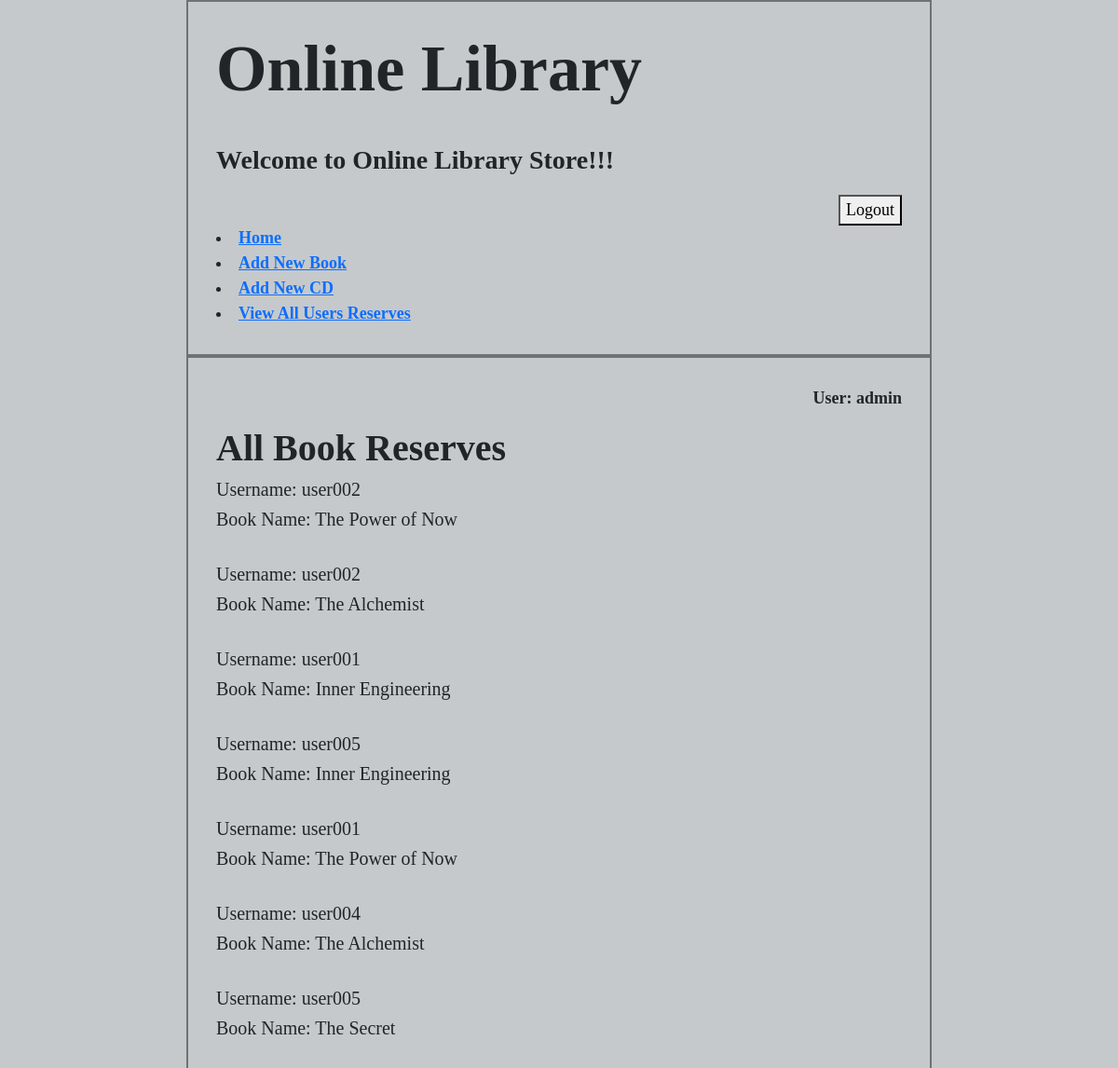
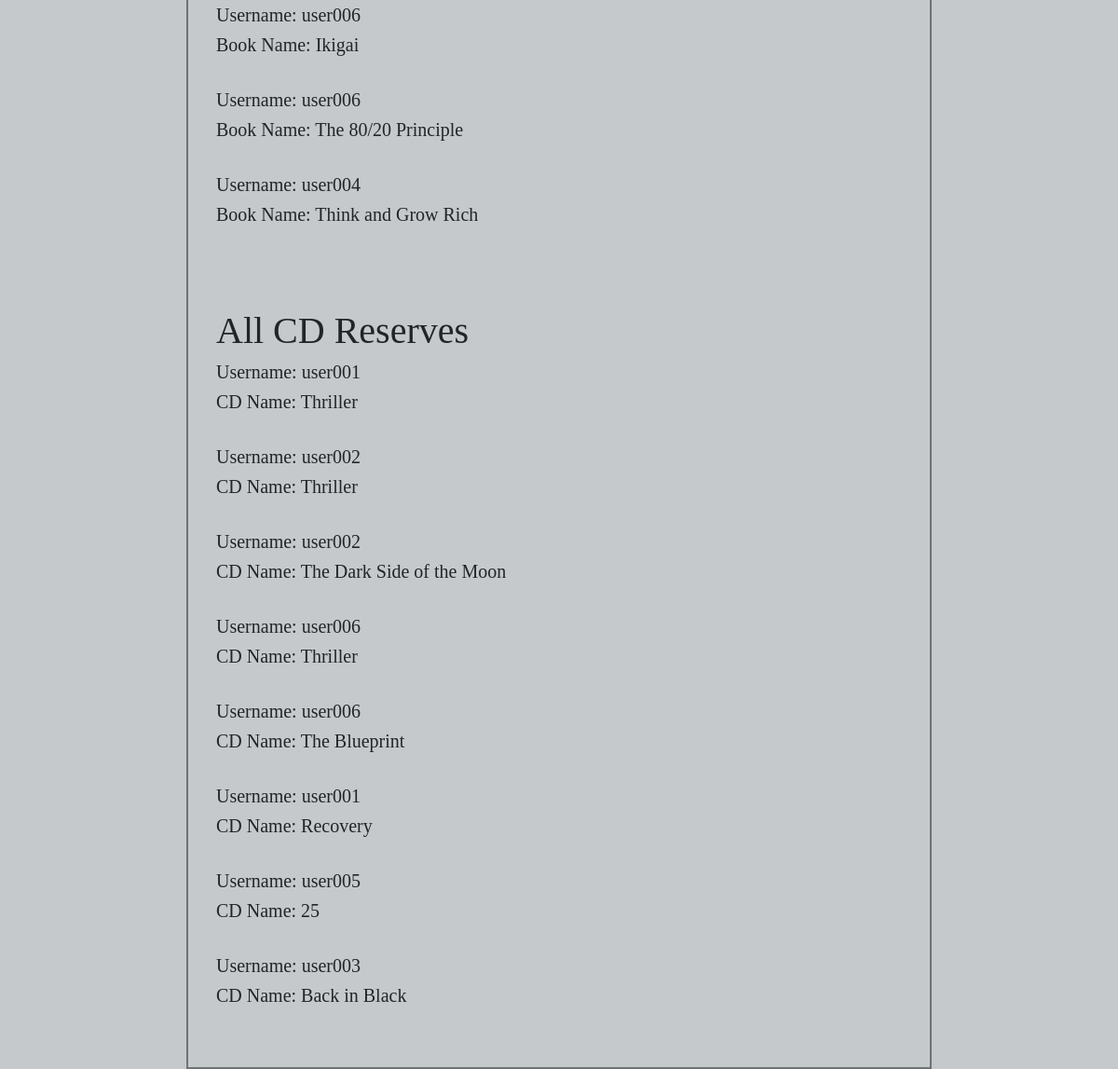
The app's page /reserve/allreserves/ (signed in) with its own data (2 pictures, top to bottom).
### reserve/models.py (models this page shows, shortened)
class BookReserve(models.Model):
    user_id = models.ForeignKey(User, default=None, on_delete=models.CASCADE)
    book_id = models.ForeignKey(Book, default=None, on_delete=models.CASCADE)
    reserve_date = models.DateTimeField(auto_now_add=True)
    due_date = models.DateTimeField(auto_now_add=False)
    days_for_expiry = models.IntegerField(default=14)

class CDReserve(models.Model):
    user_id = models.ForeignKey(User, default=None, on_delete=models.CASCADE)
    cd_id = models.ForeignKey(CD, default=None, on_delete=models.CASCADE)
    reserve_date = models.DateTimeField(auto_now_add=True)
    due_date = models.DateTimeField(auto_now_add=False)

### books_cds/models.py (models this page shows)
class Book(models.Model):
    book_id = models.IntegerField(primary_key=True)
    book_name = models.CharField(max_length=100)
    book_author = models.CharField(max_length=100)
    book_language = models.CharField(max_length=30)
    book_quantity = models.IntegerField(blank=True, null=True)
    def __str__(self):
        return self.book_name

class CD(models.Model):
    cd_id = models.IntegerField(primary_key=True)
    cd_name = models.CharField(max_length=100)
    cd_artist = models.CharField(max_length=100)
    cd_language = models.CharField(max_length=30)
    cd_quantity = models.IntegerField(blank=True, null=True)
    def __str__(self):
        return self.cd_name

### reserve/views.py (the view)
# urls.py: path('allreserves/', views.allreserves, name="allreserves"),
@login_required(login_url="/accounts/login/")
def allreserves(request):
    if request.user.is_superuser:
        bookreserves = BookReserve.objects.all()
        cdreserves = CDReserve.objects.all()
        logged_in_user = get_object_or_404(User, username=str(request.user))
        return render(request, 'reserve/allreserves.html', {'bookreserves':bookreserves, 'cdreserves':cdreserves, 'logged_in_user':logged_in_user})
    else:
        messages.info(request,"You are not allowed to view this page!!!")
        return redirect('reserve:myreserves')

### reserve/templates/reserve/allreserves.html
{% extends 'base.html' %}
{% block content %}
    <div class="logged-in-username">
        <p>User: {{ logged_in_user }}</p>
    </div>
    <h1><b>All Book Reserves</b></h1>
    {% for i in bookreserves %}
        <h5>Username: {{ i.user_id }}</h5>
        <h5>Book Name: {{ i.book_id }}</h5>
        <br>
    {% endfor %}
    <br>
    <br>
    <h1>All CD Reserves</h1>
    {% for i in cdreserves %}
        <h5>Username: {{ i.user_id }}</h5>
        <h5>CD Name: {{ i.cd_id }}</h5>
        <br>
    {% endfor %}
{% endblock %}

### static/style.css (style rules this page uses)
body { background-color: rgba(182, 187, 189, 0.781); background-attachment: fixed; font-size: 18px; }
body * { font-family: Georgia; }
.logged-in-username { text-align: right; }
h1 { font-size: 40px; }

### records on screen
BookReserve: user_id "user002", book_id "The Power of Now"
BookReserve: user_id "user002", book_id "The Alchemist"
BookReserve: user_id "user001", book_id "Inner Engineering"
BookReserve: user_id "user005", book_id "Inner Engineering"
BookReserve: user_id "user001", book_id "The Power of Now"
BookReserve: user_id "user004", book_id "The Alchemist"
BookReserve: user_id "user005", book_id "The Secret"
BookReserve: user_id "user006", book_id "Ikigai"
BookReserve: user_id "user006", book_id "The 80/20 Principle"
BookReserve: user_id "user004", book_id "Think and Grow Rich"
CDReserve: user_id "user001", cd_id "Thriller"
CDReserve: user_id "user002", cd_id "Thriller"
CDReserve: user_id "user002", cd_id "The Dark Side of the Moon"
CDReserve: user_id "user006", cd_id "Thriller"
CDReserve: user_id "user006", cd_id "The Blueprint"
CDReserve: user_id "user001", cd_id "Recovery"
CDReserve: user_id "user005", cd_id "25"
CDReserve: user_id "user003", cd_id "Back in Black"

### other values on screen
{{ logged_in_user }} "admin"
